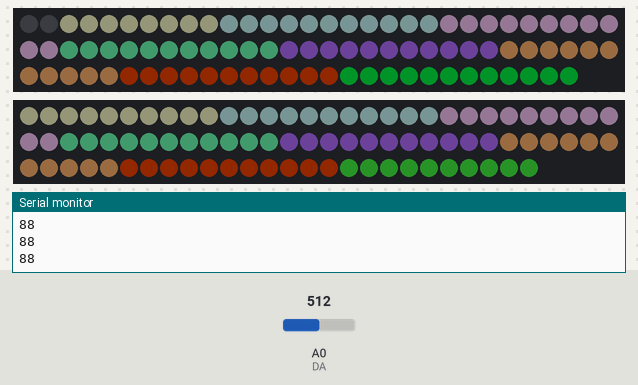
A sketch run on a simulated Arduino Uno, built with avr-gcc and run on an emulated ATmega328P. On the bench: 88 RGB LEDs in strip order, left to right, continuing on the next row, 86 RGB LEDs in strip order, left to right, continuing on the next row, the last lines printed to the serial monitor. The inputs (shaded band) are chosen by the test bench; at power-on: A0 (DA) = 512. Dim RGB values are drawn brighter than linear; random numbers use the default seed unless the sketch sets one.

Above: at 1.2 s.
1.3 s: A0 (DA) set to 23
At 2.5 s:
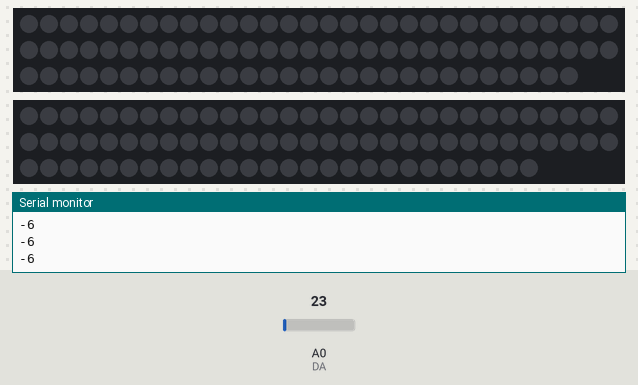
2.8 s: A0 (DA) set to 76
5.2 s: A0 (DA) set to 306
At 5.38 s:
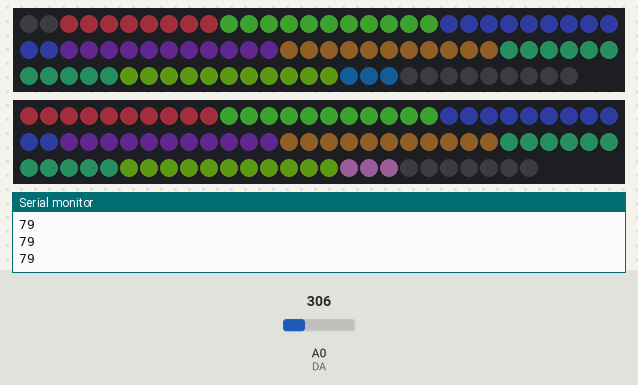
7.6 s: A0 (DA) set to 511
At 7.83 s:
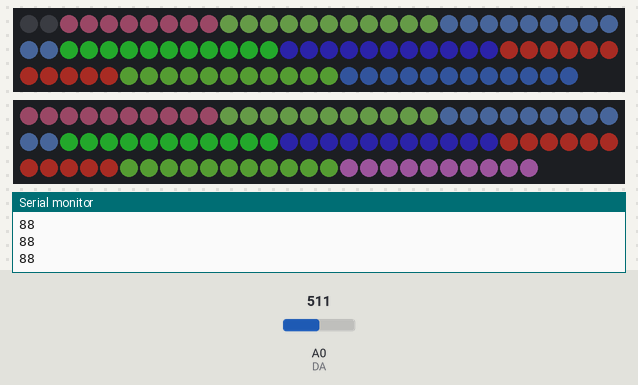
10.4 s: A0 (DA) set to 122
At 10.58 s:
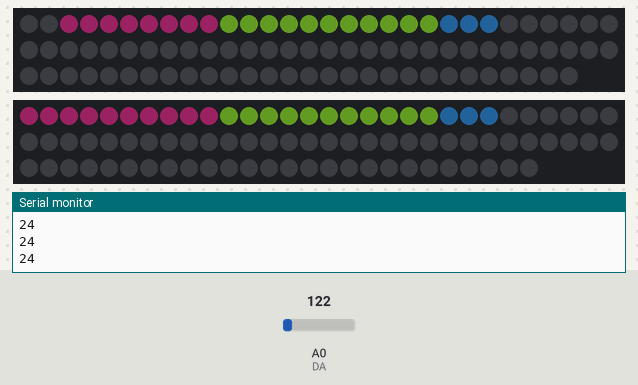
12.8 s: A0 (DA) set to 716
At 13.01 s:
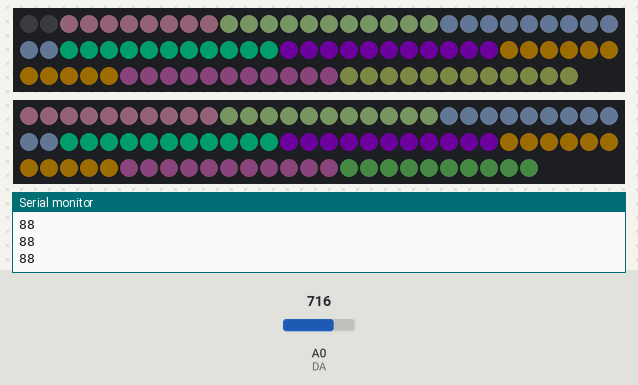
Timing chart, 0 to 15.8 s (numbered marks = the images above; inputs shaded):
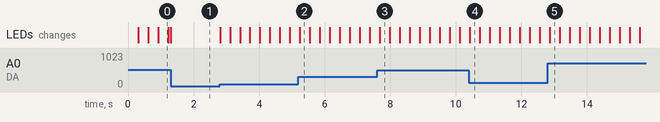

The sketch:

CCBD.ino
```cpp
//Libraries
#include <FastLED.h>

//constants
#define LED_TYPE WS2812B
#define COLOR_ORDER GRB
int sensorvalue = 0;
float EMA_a = 0.6;
int EMA_S = 0;
int red = 0;
int green = 0;
int blue = 0;
int previous_value = 0;

//Variables
#define DATA_PIN 3
#define DATA_PIN2 4
#define NUM_LEDS 88
#define NUM_LEDS2 86
#define BRIGHTNESS 50
int DO = 2;    //Pin for Digital Output - DO
int DA = 0;    // Pin for Analog Output - AO
int trsh = 25; //Set minimum threshold for LED lit


//doom colors and strip segments
//strip1
#define limit1 11
#define limit2 22
#define limit3 33
#define limit4 44
#define limit5 55
#define limit6 66
#define limit7 77

//strip2
#define limit9 11
#define limit10 22
#define limit11 33
#define limit12 44
#define limit13 55
#define limit14 66
#define limit15 80

//Strip definitions
CRGB strip1[NUM_LEDS];
CRGB strip2[NUM_LEDS2];

void setup()
{
  Serial.begin(38400);
  pinMode(2, INPUT);
  FastLED.addLeds<LED_TYPE, DATA_PIN, COLOR_ORDER>(strip1, NUM_LEDS).setCorrection(TypicalLEDStrip);
  FastLED.addLeds<LED_TYPE, DATA_PIN2, COLOR_ORDER>(strip2, NUM_LEDS2).setCorrection(TypicalLEDStrip);
  FastLED.setBrightness(BRIGHTNESS);
  EMA_S = analogRead(DA);
}

void loop()
{
  //maths
  sensorvalue = analogRead(DA); //Read the analog value
  EMA_S = (EMA_a * sensorvalue);
  int color1 = random8(223);
  int color2 = random8(170);
  int color3 = random8(100);

  int color4 = random8(100);
  int color5 = random8();
  int color6 = random8(120);

  int color7 = random8(99);
  int color8 = random8(147);
  int color9 = random8(69);

  //Defining overtrsh and sets the values to Num of LEDS
  int overtrsh = (EMA_S - trsh) >> 1;  //Divides by 2
  int overtrsh2 = (EMA_S - trsh) >> 1; //Divides by 2

  if (overtrsh > NUM_LEDS)
  {
    overtrsh = NUM_LEDS;
  }
  if (overtrsh2 > NUM_LEDS2)
  {
    overtrsh2 = NUM_LEDS2;
  }

  Serial.println(overtrsh);
  // Serial.println(color1);

  //colors for strip 1
  for (int i = 0; i < overtrsh && i < limit1; i++)
  {
    strip1[i] = CRGB(color1, color2, color3);
  }
  for (int i = 10; i < overtrsh && i < limit2; i++)
  {
    strip1[i] = CRGB(color3, color1, color2);
  }
  for (int i = 21; i < overtrsh && i < limit3; i++)
  {
    strip1[i] = CRGB(color2, color3, color1);
  }
  for (int i = 32; i < overtrsh && i < limit4; i++)
  {
    strip1[i] = CRGB(color4, color5, color6);
  }
  for (int i = 43; i < overtrsh && i < limit5; i++)
  {
    strip1[i] = CRGB(color6, color4, color5);
  }
  for (int i = 54; i < overtrsh && i < limit6; i++)
  {
    strip1[i] = CRGB(color5, color6, color4);
  }
  for (int i = 65; i < overtrsh && i < limit7; i++)
  {
    strip1[i] = CRGB(color7, color8, color9);
  }
  for (int i = 76; i < overtrsh && i < NUM_LEDS; i++)
  {
    strip1[i] = CRGB(color9, color7, color8);
  }
  for (int i = NUM_LEDS - 1; i > overtrsh - 1 && i >= 0; i--)
  {
    strip1[i] = CRGB(0, 0, 0);
  }

  //colors for strip2
  for (int i = 0; i < overtrsh2 && i < limit9; i++)
  {
    strip2[i] = CRGB(color1, color2, color3);
  }
  for (int i = 10; i < overtrsh2 && i < limit10; i++)
  {
    strip2[i] = CRGB(color3, color1, color2);
  }
  for (int i = 21; i < overtrsh2 && i < limit11; i++)
  {
    strip2[i] = CRGB(color2, color3, color1);
  }
  for (int i = 32; i < overtrsh2 && i < limit12; i++)
  {
    strip2[i] = CRGB(color4, color5, color6);
  }
  for (int i = 43; i < overtrsh2 && i < limit13; i++)
  {
    strip2[i] = CRGB(color6, color4, color5);
  }
  for (int i = 54; i < overtrsh2 && i < limit14; i++)
  {
    strip2[i] = CRGB(color5, color6, color4);
  }
  for (int i = 65; i < overtrsh2 && i < limit15; i++)
  {
    strip2[i] = CRGB(color7, color8, color9);
  }
  for (int i = 76; i < overtrsh2 && i < NUM_LEDS; i++)
  {
    strip2[i] = CRGB(color8, color7, color8);
  }
  for (int i = NUM_LEDS - 1; i > overtrsh2 - 1 && i >= 0; i--)
  {
    strip2[i] = CRGB(0, 0, 0);
  }
  FastLED.show();
}
```
